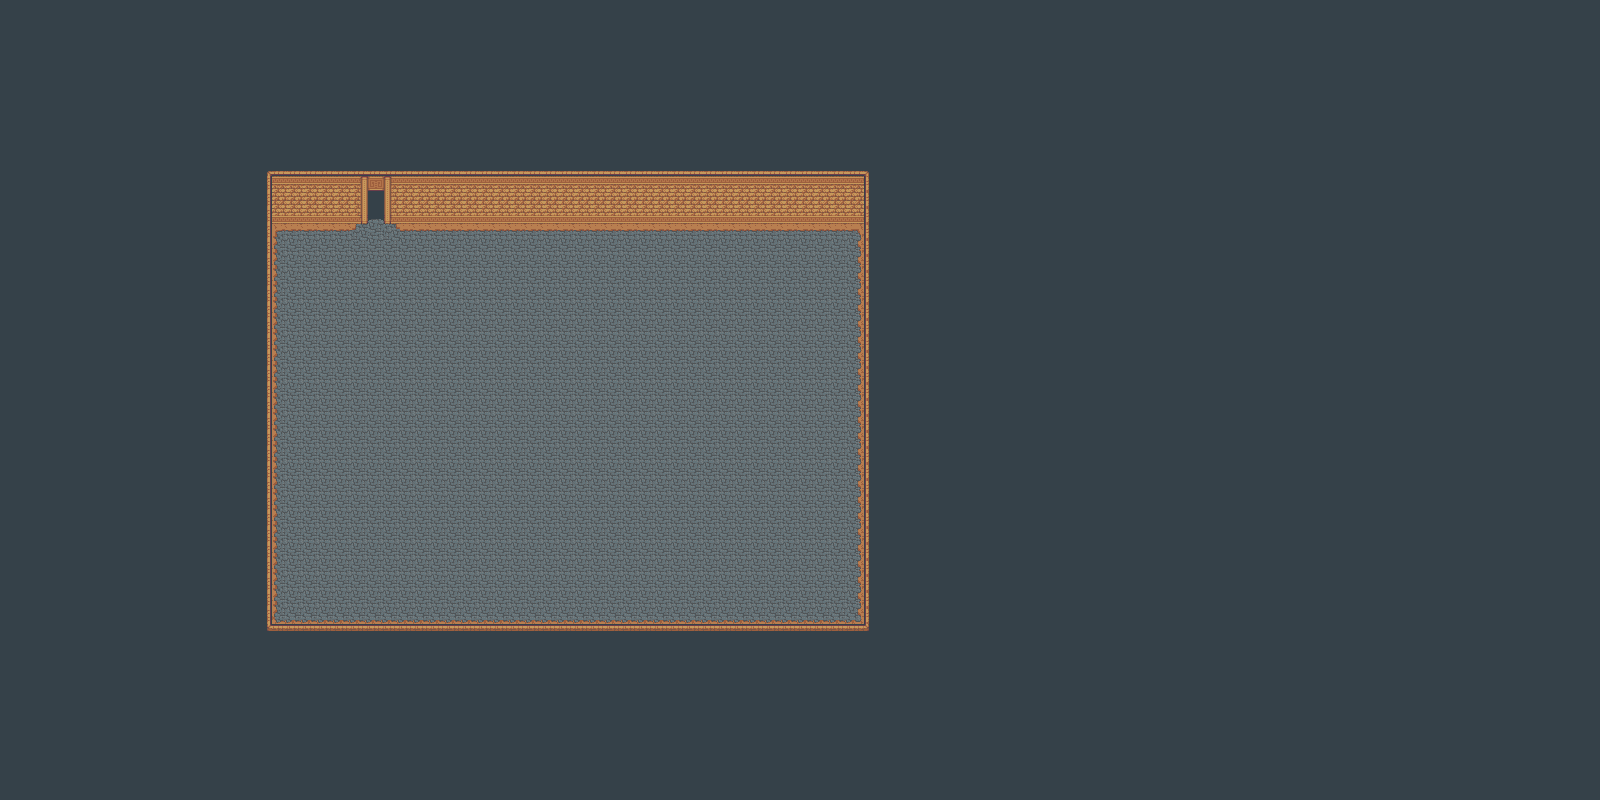

Tiled map render using the project's own tile images. Description and the map definition, with tile-layer contents summarised, below:
An orthogonal 100x50 tile map with 16x16 px tiles, 2 tile layers (Background, Foreground), 1 hidden layer not drawn, 5 tilesets and 5 objects (4x Slime, Avatar).

<map version="1.2" tiledversion="1.2.5" orientation="orthogonal" renderorder="right-down" width="100" height="50" tilewidth="16" tileheight="16" infinite="0" nextlayerid="10" nextobjectid="31">
 <tileset firstgid="1" source="Fantasy_Dungeon.tsx" />
 <tileset firstgid="1480" source="Dungeon.tsx" />
 <tileset firstgid="1960" source="Collision.tsx" />
 <tileset firstgid="1962" source="Avatar.tsx" />
 <tileset firstgid="2058" source="Monsters.tsx" />
 <layer id="6" name="Background" width="100" height="50" offsetx="-0.0606061" offsety="1.0303">
  <data>[5000 cells, 1058 non-empty, 12 distinct tile ids]</data>
 </layer>
 <layer id="8" name="Foreground" width="100" height="50">
  <data>[5000 cells, 4075 non-empty, 22 distinct tile ids]</data>
 </layer>
 <layer id="7" name="Collision" width="100" height="50" visible="0">
  <data>[5000 cells, 130 non-empty, 1 distinct tile ids]</data>
 </layer>
 <objectgroup id="9" name="Objects">
  <object id="16" name="Avatar" type="Avatar" gid="1962" x="360" y="232" width="32" height="32" />
  <object id="17" name="Slime" type="Slime" gid="2060" x="456" y="304" width="32" height="32" />
  <object id="18" name="Slime" type="Slime" gid="2060" x="408" y="356" width="32" height="32" />
  <object id="20" name="Slime" type="Slime" gid="2060" x="296" y="292" width="32" height="32" />
  <object id="21" name="Slime" type="Slime" gid="2060" x="344" y="368" width="32" height="32" />
 </objectgroup>
</map>
